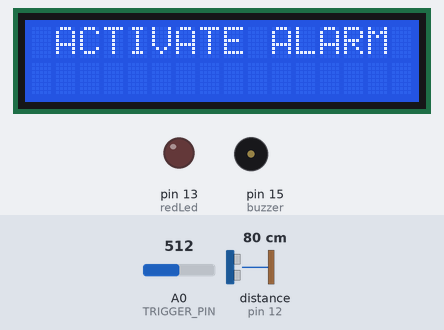
This sketch was run on a simulated Arduino Uno, built with avr-gcc and run on an emulated ATmega328P. Parts: 16×2 character LCD, output pins drawn as LEDs (lit = HIGH), buzzer (waves = sounding). Wiring (inferred from the names in the program): ultrasonic range finder: trigger A0; echo pin 12. The test bench sets the inputs (shaded band); at power-on: distance to the obstacle (sensor on pin 12) 80 cm, A0 (TRIGGER_PIN) = 512. The echo pulse lasts 58.3 µs per cm; pins used as bus, display or sensor lines are not drawn; what the sketch prints to the serial monitor is not drawn.

Above: at 1.3 s.
1.4 s: distance to the obstacle (sensor on pin 12) set to 23 cm
2.9 s: distance to the obstacle (sensor on pin 12) set to 19 cm
At 3.5 s:
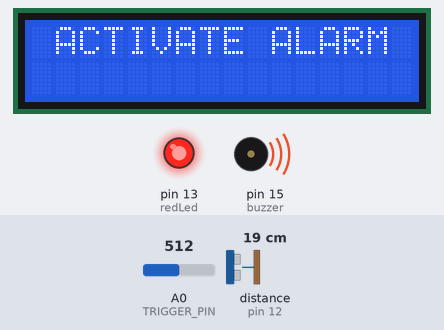
4.5 s: distance to the obstacle (sensor on pin 12) set to 2 cm
7.5 s: distance to the obstacle (sensor on pin 12) set to 35 cm
Timing chart, 0 to 10.5 s (numbered marks = the images above; inputs shaded):
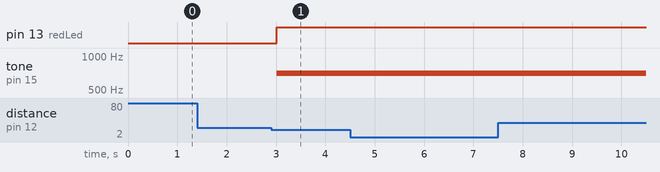

The sketch:

zkouska.ino
```cpp
#include <LiquidCrystal_I2C.h>

#define TRIGGER_PIN  14 // D5
#define ECHO_PIN     12 //D6
#define redLed 13 //D7
#define buzzer 15 //D8

LiquidCrystal_I2C lcd(0x27, 16, 2);

void setup() {
  Serial.begin (115200);
  lcd.begin(16,2);
  lcd.init();
  lcd.backlight();
  pinMode(TRIGGER_PIN, OUTPUT);
  pinMode(ECHO_PIN, INPUT);
  pinMode(buzzer, OUTPUT);
  pinMode(redLed, OUTPUT);

}

void loop() {
  lcd.clear();
  lcd.setCursor(1,0);
  lcd.print("ACTIVATE ALARM");
  double duration, distance;

  digitalWrite(TRIGGER_PIN, LOW);  // Get Start
  delayMicroseconds(2); // stable the line
  digitalWrite(TRIGGER_PIN, HIGH); // sending 10 us pulse
  delayMicroseconds(10); // delay

  digitalWrite(TRIGGER_PIN, LOW); // after sending pulse wating to receive signals

  duration = pulseIn(ECHO_PIN, HIGH); // calculating time

  distance = (duration/2) / 29.1; // single path

  //Serial.print(distance);

  //Serial.println(" cm");

  char keypadPin = A0;
  int value = analogRead(keypadPin);
  Serial.println(value);

  delay(100);
  if(distance<20){
    tone(buzzer, 700);
    digitalWrite(redLed, HIGH);
  }
}
```

Measured:
- the behaviour switches between 21 and 20 cm on distance to the obstacle (sensor on pin 12) (found by bisection; images 0 and 1)
- after the input at 1.4 s, every drawn part: stays the same
- after the input at 2.9 s, pin 13 (redLed): LOW → HIGH after 0.12 s; tone on pin 15 (buzzer): silent → 700 Hz after 0.12 s
- after the input at 4.5 s, every drawn part: stays the same
- after the input at 7.5 s, every drawn part: stays the same
